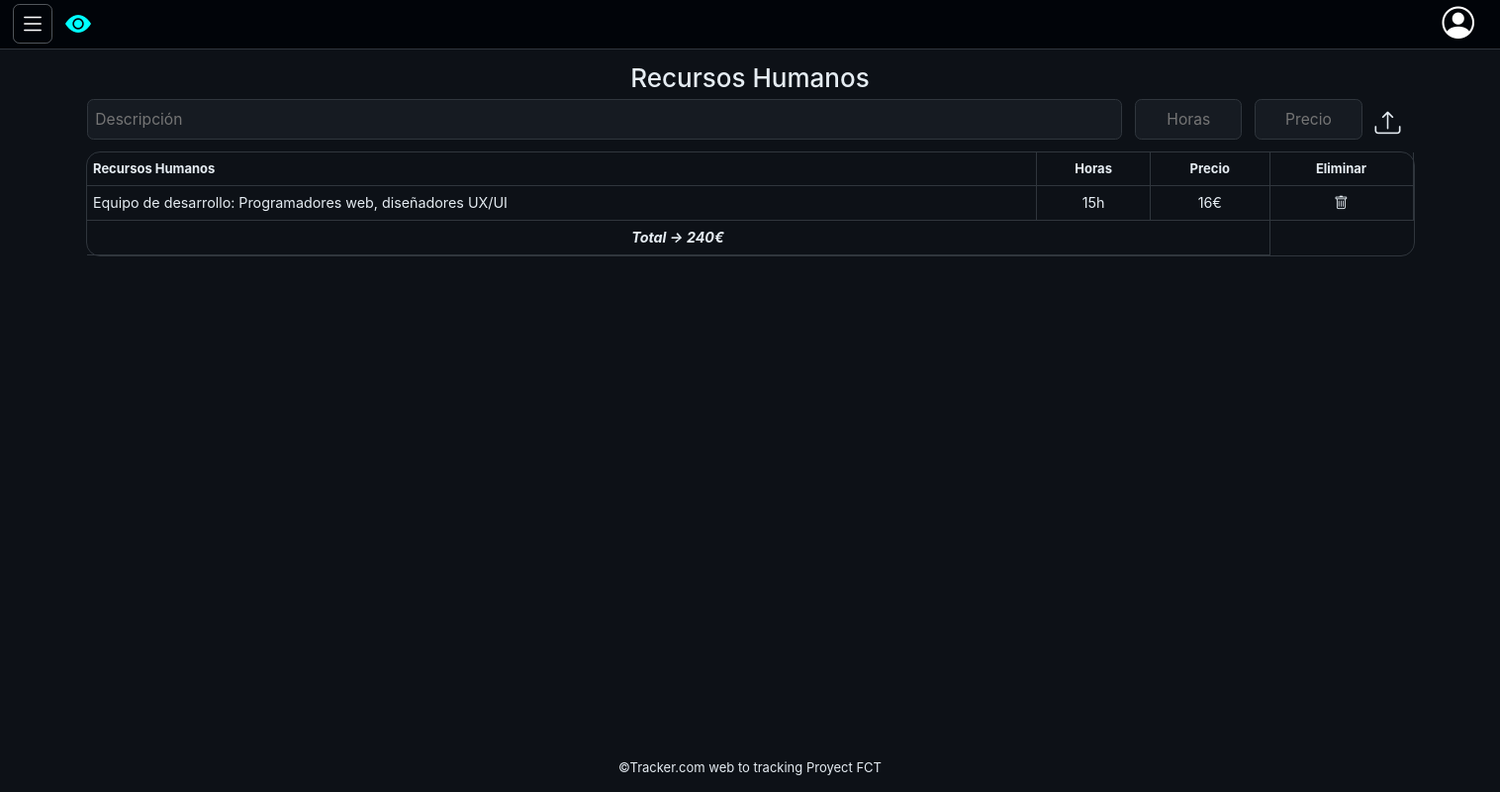
The page /dashboard.php?recursosh (signed in) on the database its author committed.
### tables this page shows
CREATE TABLE `recursosh` (
  `cod_Recurso` int(11) AUTO_INCREMENT PRIMARY KEY,
  `descripcion` varchar(500) NOT NULL,
  `horas` int(11) NOT NULL,
  `precio` int(11) NOT NULL,
  `id_Alumno` int(11) NOT NULL,
  FOREIGN KEY (id_Alumno) REFERENCES usuarios(id) ON DELETE CASCADE
);

### php/conexion.php (called while the page is built, shortened)
<?php
class Conexion extends PDO
{
    private $host = 'localhost';
    private $BBDD = 'tracker';
    public function __construct()
    {
        $dsn = "mysql:host=$this->host;dbname=$this->BBDD;charset=utf8";
    }
    function verRecursosH($id_Alumno)
    {
        $sql = 'SELECT * FROM recursosh WHERE id_Alumno = ?';
        $stmt = $this->prepare($sql);
        $stmt->bindParam(1, $id_Alumno, PDO::PARAM_INT);
        $stmt->execute();
        if ($stmt->rowCount() > 0) {
            return $stmt->fetchAll(PDO::FETCH_OBJ);
        } else {
            return null;
        }
    }
}

### php/recursosh.php (the view, shortened to what this page needs)
<section id="recursos">
    <h2>Recursos Humanos</h2>
    <section id="formrecursos">
        <form action="php/modificador.php" method="POST" class="recursoH">
            <input type="text" name="contenido" placeholder="Descripción" required>
            <input type="text" name="horas" placeholder="Horas" required>
            <input type="text" name="precio" placeholder="Precio" required>
            <label for="submit">
                <i class="bi bi-upload"></i>
            </label>
        </form>
    </section>
    <?php
    require_once "conexion.php";
    $total = 0;
    if ($recursos = (new Conexion)->verRecursosH($_SESSION["usuario"]->id)) {
        echo "<table class=\"tablarecursos\"><tr><th>Recursos Humanos</th><th>Horas</th><th>Precio</th><th>Eliminar</th></tr>";
        foreach ($recursos as $recurso) {
            echo "<tr><td>{$recurso->descripcion}</td><td>{$recurso->horas}h</td><td>{$recurso->precio}€</td><td><a href=\"php/modificador.php?cod_RecursoH={$recurso->cod_Recurso}\"><i class=\"bi bi-trash\"></i></a></td><tr>";
        }
        foreach ($recursos as $recurso) {
            $total = $total + ($recurso -> horas * $recurso -> precio);
        }
        echo "<tr><td colspan=\"3\" style=\"text-align: center;font-weight: bold;font-style: italic;\">Total -> {$total}€</td></tr>";
    }
    ?>
    </table>
</section>

### css/styles.css (style rules this page uses)
*, *::after, *::before { margin: 0; padding: 0; box-sizing: border-box; }
:root { font-size: 13px; font-family: Verdana, Geneva, Tahoma, sans-serif; }
body { width: 100vw; min-height: 100vh; display: flex; flex-direction: column; justify-content: space-between; overflow-x: hidden; overflow-y: auto; background-color: #010409; }
body #main-dashboard label { cursor: pointer; border: none; float: right; outline: none; margin-right: 1rem; margin-bottom: 0.5rem; display: grid; place-content: center; }
body #main-dashboard label i { color: #E6EDF3; font-size: 1.3rem; }
body #main-dashboard input { display: block; background-color: #161B22; border-radius: 0.5rem; border: 1px solid #30363d; width: 100%; color: #E6EDF3; padding: 1rem; margin-bottom: 1rem; font-size: 1.2rem; }
body #main-dashboard #recursos { width: 100%; height: 100%; display: flex; flex-direction: column; align-items: center; color: #E6EDF3; }
body #main-dashboard #recursos #formrecursos { width: 90%; }
body #main-dashboard #recursos #formrecursos i { font-size: 2rem; }
body #main-dashboard #recursos #formrecursos form { display: flex; flex-direction: row; justify-content: space-between; align-items: center; gap: 1rem; }
body #main-dashboard #recursos #formrecursos form input[type=text] { width: 100%; padding: 0.6rem; }
body #main-dashboard #recursos #formrecursos form input[type=text]:nth-child(2), body #main-dashboard #recursos #formrecursos form input[type=text]:nth-child(3) { width: 10%; text-align: center; }
body #main-dashboard #recursos .tablarecursos { width: 90%; flex-grow: 1; outline: 1px solid #30363d; border-radius: 1rem; border-collapse: collapse; }
body #main-dashboard #recursos .tablarecursos i, body #main-dashboard #recursos .tablarecursos td { color: #E6EDF3; font-size: 1.1rem; }
body #main-dashboard #recursos .tablarecursos th:not(:nth-child(1)), body #main-dashboard #recursos .tablarecursos td:not(:nth-child(1)) { text-align: center; }
body #main-dashboard #recursos .tablarecursos th, body #main-dashboard #recursos .tablarecursos td { padding: 0.5rem; border-bottom: 1px solid #30363d; border-right: 1px solid #30363d; }

### rows shown on the page
recursosh: descripcion "Equipo de desarrollo: Programadores web, diseñadores UX/UI", horas "15", precio "16"

### other values the page prints
$total "240"
